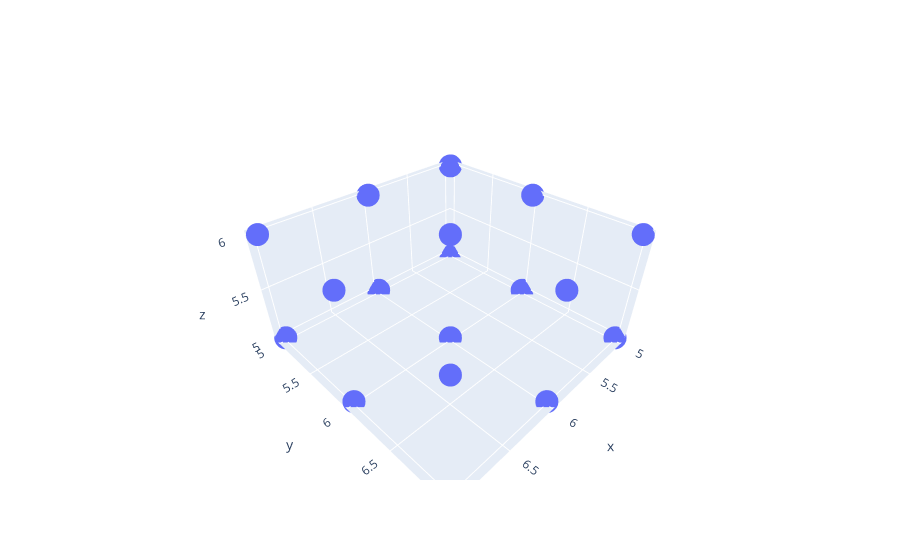

Here is the notebook cell this chart was saved with:
### Code cell
import plotly.graph_objects as go
import numpy as np
from scipy.ndimage import gaussian_filter, binary_erosion

tensor = np.zeros([10,10,10], dtype=np.int32)
tensor[5:8, 5:8, 5:7] = 1

x,y,z= np.array(np.where(np.logical_xor(tensor,binary_erosion(tensor))))
fig = go.Figure(data=go.Scatter3d(x=x, y=y,z=z, mode='markers'))
fig.show()

### Figure 1 — Plotly figure (JSON) as saved in the notebook; plotly's stock layout.template omitted (floating-point values rounded to 4 significant figures)
{"data": [{"mode": "markers", "type": "scatter3d", "x": [5, 5, 5, 5, 5, 5, 6, 6, 6, 6, 6, 6, 7, 7, 7, 7, 7, 7], "y": [5, 5, 6, 6, 7, 7, 5, 5, 6, 6, 7, 7, 5, 5, 6, 6, 7, 7], "z": [5, 6, 5, 6, 5, 6, 5, 6, 5, 6, 5, 6, 5, 6, 5, 6, 5, 6]}], "layout": {}}
